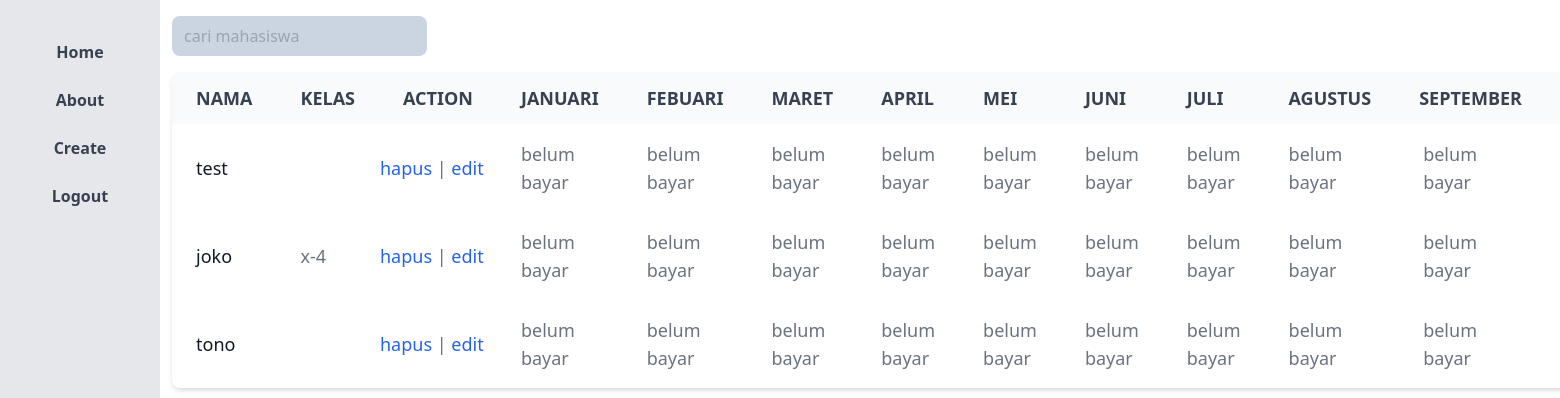
Page /public/pembayaran.php (signed in) on the committed database.
### tables this page shows
CREATE TABLE `pembayaran_bulanan` (
  `id` int(11) NOT NULL,
  `user_id` int(11) NOT NULL,
  `januari` tinyint(1) DEFAULT 0,
  `febuari` tinyint(1) DEFAULT 0,
  `maret` tinyint(1) DEFAULT 0,
  `april` tinyint(1) DEFAULT 0,
  `mei` tinyint(1) DEFAULT 0,
  `juni` tinyint(1) DEFAULT 0,
  `juli` tinyint(1) DEFAULT 0,
  `agustus` tinyint(1) DEFAULT 0,
  `septembar` tinyint(1) DEFAULT 0,
  `oktober` tinyint(1) DEFAULT 0,
  `november` tinyint(1) DEFAULT 0,
  `desembar` tinyint(1) DEFAULT 0
);

CREATE TABLE `siswa` (
  `id` int(11) NOT NULL,
  `nama` varchar(30) DEFAULT NULL,
  `nis` varchar(30) DEFAULT NULL,
  `password_siswa` varchar(255) DEFAULT NULL,
  `kelas` varchar(10) DEFAULT NULL
);

### database.php (called while the page is built, shortened)
<?php
$host = "localhost";
$user = "root";
$password = "";
$db_name = "siswa_user";
$conn = mysqli_connect($host, $user, $password, $db_name);
function select($query)
{
    global $conn;
    $result = mysqli_query($conn, $query);
    $rows = [];
    while ($row = mysqli_fetch_assoc($result)) {
        $rows[] = $row;
    }
    return $rows;
}

### public/pembayaran.php (the view, shortened to what this page needs)
<?php
require '../database.php';
$result = select("SELECT p.user_id, s.nama, s.kelas, p.januari, p.febuari, p.maret, p.april, p.mei, p.juni, p.juli, p.agustus, p.septembar, p.oktober, p.november, p.desembar
 FROM siswa AS s JOIN pembayaran_bulanan AS p ON(s.id = p.user_id) LIMIT 3 OFFSET 0");
?>
<!DOCTYPE html>
<html lang="en">
<head>
    <link href="https://cdn.jsdelivr.net/npm/flowbite@2.5.1/dist/flowbite.min.css" rel="stylesheet" />
    <script src="https://cdn.tailwindcss.com"></script>
</head>
<body>
    <div class="container flex gap-3">
        <aside class="h-screen bg-gray-200 flex flex-col items-center p-10">
            <ul class="w-[5rem] flex flex-col items-center gap-6 font-semibold text-gray-700">
                <a href="">
                    <li class="cursor-pointer hover:text-gray-500">Home</li>
                </a>
                <a href="">
                    <li class="cursor-pointer hover:text-gray-500">About</li>
                </a>
                <a href="add_siswa.php">
                    <li class="cursor-pointer hover:text-gray-500">Create</li>
                </a>
                <a href="logout.php" data-modal-target="popup-modal" data-modal-toggle="popup-modal" id="logout">
                    <li class="cursor-pointer hover:text-gray-500 logout">Logout</li>
                </a>
            </ul>
        </aside>
        <content>
            <form action="" >
                <input type="text" placeholder="cari mahasiswa" id="keyword"
                    class="relative top-[1rem] bg-slate-300 rounded-lg border-none">
            </form>
            <div class="relative overflow-x-auto shadow-md sm:rounded-lg mt-[2rem]" id="container">
                <table class="w-full text-sm text-left rtl:text-right text-gray-500 dark:text-gray-400">
                    <thead class="text-lg text-gray-700 uppercase bg-gray-50 dark:bg-gray-700 dark:text-gray-400">
                        <tr>
                            <th scope="col" class="px-6 py-3">
                                Nama
                            </th>
                            <th scope="col" class="px-6 py-3">
                                kelas
                            </th>
                            <th scope="col" class="px-6 py-3">
                                Action
                            </th>
                            <th scope="col" class="px-6 py-3">
                                januari
                            </th>
                            <th scope="col" class="px-6 py-3">
                                febuari
                            </th>
                            <th scope="col" class="px-6 py-3">
                                maret
                            </th>
                            <th scope="col" class="px-6 py-3">
                                april
                            </th>
                            <th scope="col" class="px-6 py-3">
                                mei
                            </th>
                            <th scope="col" class="px-6 py-3">
                                juni
                            </th>
                            <th scope="col" class="px-6 py-3">
                                juli
                            </th>
                            <th scope="col" class="px-6 py-3">
                                agustus
                            </th>
                            <th scope="col" class="px-6 py-3">
                                september
                            </th>
                            <th scope="col" class="px-6 py-3">
                            </th>
                        </tr>
                    </thead>
                    <tbody class="text-lg">
                        <?php foreach ($result as $data): ?>
                            <tr class=" dark:border-gray-100">
                                <th scope="row"
                                    class="px-6 py-4 font-medium text-gray-900 whitespace-nowrapt dark:ext-dark">
                                    <?php echo $data["nama"] ?>
                                </th>
                                <td class="px-6 py-4">
                                    <?php echo $data["kelas"] ?>
                                </td>
                                <td class="py-4">
                                    <a href="delete.php?user_id=<?php echo $data["user_id"] ?>"
                                        data-modal-target="popup-modal" data-modal-toggle="popup-modal"
                                        class="font-medium text-blue-600 dark:text-blue-500 hover:underline hapus">hapus</a>
                                    |
                                    <a href="#"
                                        class="font-medium text-blue-600 dark:text-blue-500 hover:underline">edit</a>
                                </td>
                                <td class="px-6 py-4">
                                    <?php echo ($data["januari"] != 0) ? "sudah bayar" : "belum bayar" ?>
                                </td>
                                <td class="px-6 py-4">
                                    <?php echo ($data["febuari"] != 0) ? "sudah bayar" : "belum bayar" ?>
                                </td>
                                <td class="px-6 py-4">
                                    <?php echo ($data["maret"] != 0) ? "sudah bayar" : "belum bayar" ?>
                                </td>
                                <td class="px-6 py-4">
                                    <?php echo ($data["april"] != 0) ? "sudah bayar" : "belum bayar" ?>
                                </td>
                                <td class="px-6 py-4">
                                    <?php echo ($data["mei"] != 0) ? "sudah bayar" : "belum bayar" ?>
                                </td>
                                <td class="px-6 py-4">
                                    <?php echo ($data["juni"] != 0) ? "sudah bayar" : "belum bayar" ?>
                                </td>
                                <td class="px-6 py-4">
                                    <?php echo ($data["juli"] != 0) ? "sudah bayar" : "belum bayar" ?>
                                </td>
                                <td class="px-6 py-4">
                                    <?php echo ($data["agustus"] != 0) ? "sudah bayar" : "belum bayar" ?>
                                </td>
                                <td class="px-7 py-4">
                                    <?php echo ($data["septembar"] != 0) ? "sudah bayar" : "belum bayar" ?>
                                </td>
                                <td class="px-6 py-4">
                                </td>
                            </tr>
                        <?php endforeach ?>
                    </tbody>
                </table>
            </div>
        </content>
    </div>
</body>
</body>
</html>

### rows in the picture
pembayaran_bulanan: user.nama "test", januari "belum bayar", febuari "belum bayar", maret "belum bayar", april "belum bayar", mei "belum bayar", juni "belum bayar", juli "belum bayar", agustus "belum bayar", septembar "belum bayar"
pembayaran_bulanan: user.nama "joko", user.kelas "x-4", januari "belum bayar", febuari "belum bayar", maret "belum bayar", april "belum bayar", mei "belum bayar", juni "belum bayar", juli "belum bayar", agustus "belum bayar", septembar "belum bayar"
pembayaran_bulanan: user.nama "tono", januari "belum bayar", febuari "belum bayar", maret "belum bayar", april "belum bayar", mei "belum bayar", juni "belum bayar", juli "belum bayar", agustus "belum bayar", septembar "belum bayar"
